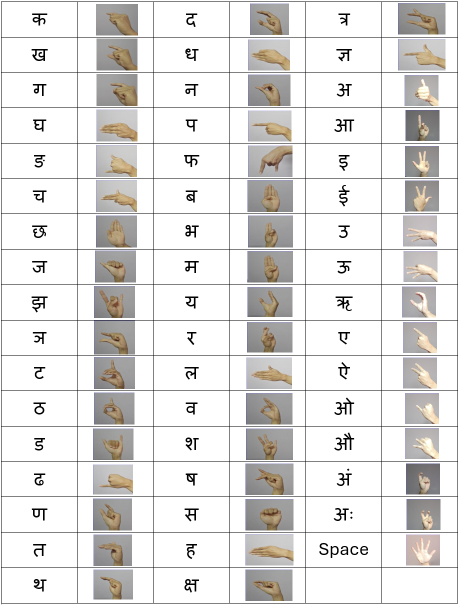
#> input picture Pictures/hand_signs.png, 918 x 1209 px, given in place of the camera (shown at 1/2 size)
$ python collect_img.py
#> lines starting #> are read from the running program, lines starting #| are printed output that depends on the picture; after the words box and inside, x2 and y2 are one past the last pixel; in counts of white or black regions, pixels touching at a corner belong together
import os
import cv2

# Define directories
grayscale_directory = "Pictures/picture_grayscale"
original_directory = "Pictures/picture_original"

# Create base directories if they do not exist
if not os.path.exists(grayscale_directory):
    os.makedirs(grayscale_directory)
if not os.path.exists(original_directory):
    os.makedirs(original_directory)

# Initialize camera
cap = cv2.VideoCapture(0)

min_value = 70
capture_images = False
capture_number = 0

# Variable to increment file names
x = 50

while True:
    ret, frame = cap.read()
#> frame is the input picture: shape (1209, 918, 3); mean B, G, R 222.4, 223.7, 225.1
    if not ret:
        break

    frame = cv2.flip(frame, 1)
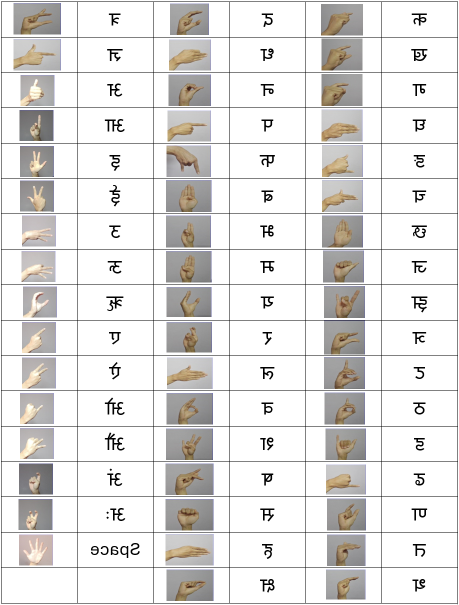
#> frame: shape (1209, 918, 3) (shown at 1/2 size); mean B, G, R 222.4, 223.7, 225.1
    cv2.rectangle(frame, (20, 50), (350, 350), (255, 0, 0), 1)
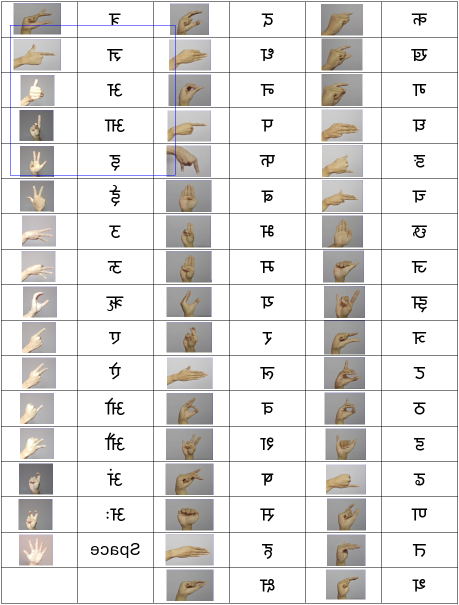
#> frame: shape (1209, 918, 3) (shown at 1/2 size); 0.11% of pixels changed, all inside (x1, y1, x2, y2) = (20, 50, 351, 351)
    cv2.imshow("Frame", frame)

    roi = frame[50:350, 20:350]
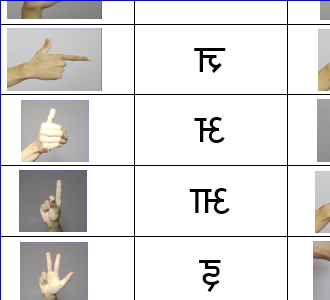
#> roi: shape (300, 330, 3); mean B, G, R 223, 222.9, 224.2

    original_image = roi.copy()

    gray = cv2.cvtColor(roi, cv2.COLOR_BGR2GRAY)
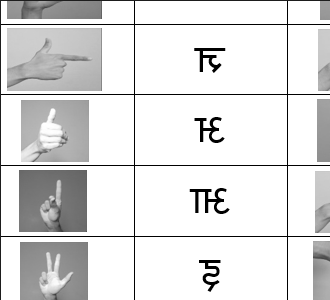
#> gray: shape (300, 330); min 0, max 255, mean 223.3
    blur = cv2.GaussianBlur(gray, (5, 5), 2)
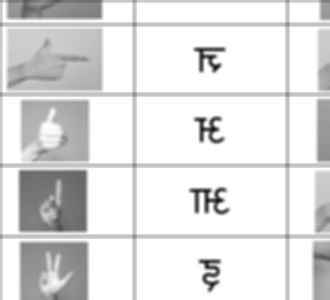
#> blur: shape (300, 330); min 15, max 255, mean 223.8
    blur = cv2.bilateralFilter(blur, 3, 75, 75)
    th3 = cv2.adaptiveThreshold(
        blur, 255, cv2.ADAPTIVE_THRESH_GAUSSIAN_C, cv2.THRESH_BINARY_INV, 11, 2
    )
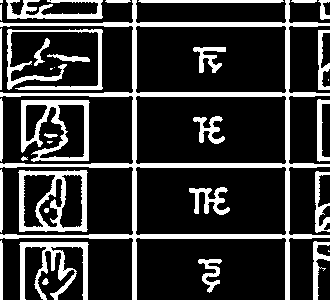
#> th3: shape (300, 330); 20.9% white; 35 white regions (6 under 20 px), largest, box (x1, y1, x2, y2) and area: (0, 0, 330, 300) 8424, (18, 170, 88, 232) 1728, (21, 100, 90, 162) 1639
    _, roi = cv2.threshold(th3, min_value, 255, cv2.THRESH_BINARY_INV + cv2.THRESH_OTSU)

    cv2.imshow("ROI", roi)

    interrupt = cv2.waitKey(10)
#> (key Esc is pressed here)

    if interrupt & 0xFF == 27:  # ESC key
        break

    if not capture_images:
        for number in range(10):
            if interrupt & 0xFF == ord(str(number)):
                capture_images = True
                capture_number = number  # Capture the number pressed
                break
    else:
        # Combine key press number with the x variable (as numbers, not strings)
        file_name_prefix = capture_number + x  # Treat as numbers

        # Save grayscale image
        grayscale_file_path = f"{grayscale_directory}/{file_name_prefix}.jpg"
        cv2.imwrite(grayscale_file_path, roi)

        # Save original (non-processed) image
        original_file_path = f"{original_directory}/{file_name_prefix}.jpg"
        cv2.imwrite(original_file_path, original_image)

        # Reset capture_images to False after saving one image
        capture_images = False

cap.release()
cv2.destroyAllWindows()
